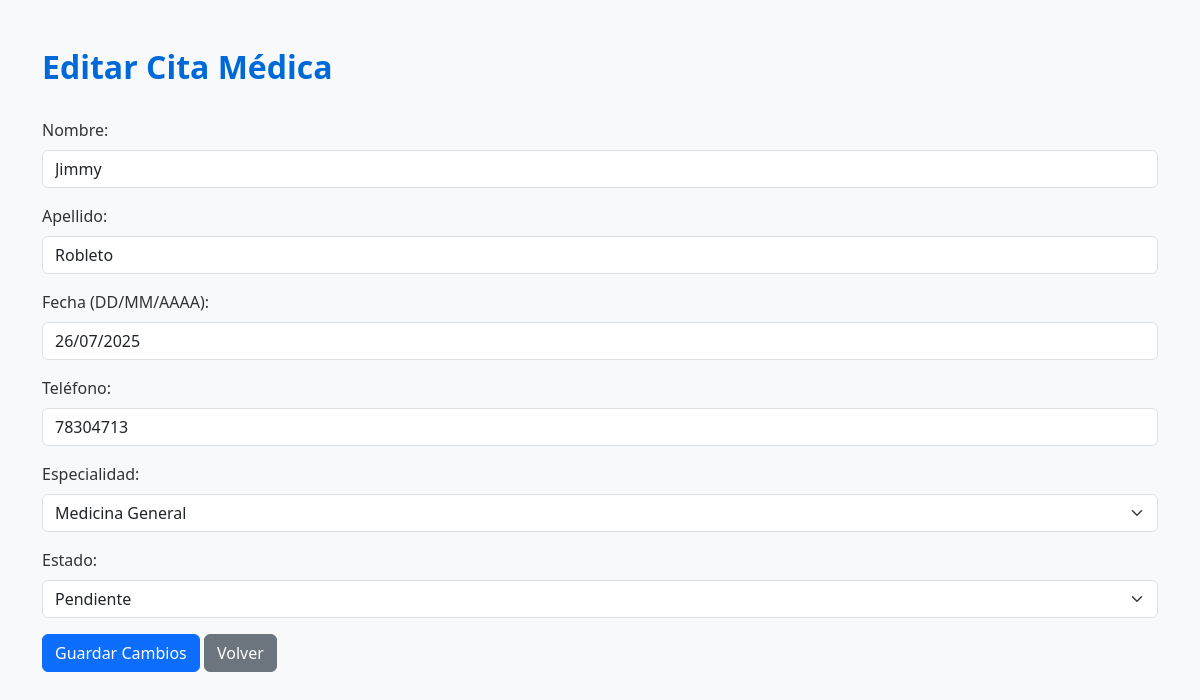
Page /editar/6 (signed in) on the committed database.
### app/models.py (models this page shows, shortened)
class Cita(db.Model):
    id = db.Column(db.Integer, primary_key=True)
    nombre = db.Column(db.String(100), nullable=False)
    apellido = db.Column(db.String(100), nullable=False)
    fecha = db.Column(db.Date, nullable=False)
    telefono = db.Column(db.String(20), nullable=True)
    especialidad = db.Column(db.String(100), nullable=False)
    estado = db.Column(db.String(20), nullable=False, default='pendiente')

### app/routes.py (the view, shortened to what this page needs)
@main.route('/editar/<int:id>', methods=['GET', 'POST'])
@login_required
def editar(id):
    cita = Cita.query.get_or_404(id)
    return render_template('editar.html', cita=cita)

### app/__init__.py (called while the page is built)
def create_app():
    app = Flask(__name__)
    app.config['SECRET_KEY'] = 'clave-super-secreta-123'
    BASE_DIR = os.path.abspath(os.path.dirname(__file__))
    DB_PATH = os.path.join(BASE_DIR, "..", "citas.db")
    app.config['SQLALCHEMY_DATABASE_URI'] = f"sqlite:///{DB_PATH}"
    app.config['SQLALCHEMY_TRACK_MODIFICATIONS'] = False
    app.config['SESSION_COOKIE_HTTPONLY'] = True
    app.config['SESSION_COOKIE_SECURE'] = False
    app.config['SESSION_COOKIE_SAMESITE'] = 'Lax'
    db.init_app(app)
    login_manager.init_app(app)
    csrf.init_app(app)  # <<--- ESTA LÍNEA ACTIVA CSRF GLOBALMENTE
    with app.app_context():
        db.create_all()
        from .models import Usuario
        @login_manager.user_loader
        def load_user(user_id):
            return Usuario.query.get(int(user_id))
    from .routes import main
    app.register_blueprint(main)
    return app

### app/templates/editar.html (shortened to what this page needs)
<!DOCTYPE html>
<html lang="es">
  <head>
    <link
      href="https://cdn.jsdelivr.net/npm/bootstrap@5.3.0/dist/css/bootstrap.min.css"
      rel="stylesheet"
    />
    <link
      rel="stylesheet"
      href="{{ url_for('static', filename='style.css') }}"
    />
  </head>
  <body class="container mt-5">
    <h2>Editar Cita Médica</h2>
    <form method="POST" class="needs-validation" novalidate>
      <div class="mb-3">
        <label for="nombre" class="form-label">Nombre:</label>
        <input
          type="text"
          class="form-control"
          id="nombre"
          name="nombre"
          value="{{ cita.nombre }}"
          required
        />
      </div>
      <div class="mb-3">
        <label for="apellido" class="form-label">Apellido:</label>
        <input
          type="text"
          class="form-control"
          id="apellido"
          name="apellido"
          value="{{ cita.apellido }}"
          required
        />
      </div>
      <div class="mb-3">
        <label for="fecha" class="form-label">Fecha (DD/MM/AAAA):</label>
        <input
          type="text"
          class="form-control"
          id="fecha"
          name="fecha"
          value="{{ cita.fecha.strftime('%d/%m/%Y') }}"
          required
          pattern="^(0[1-9]|[12][0-9]|3[01])/(0[1-9]|1[0-2])/([0-9]{4})$"
          title="Formato válido: DD/MM/AAAA"
        />
      </div>
      <div class="mb-3">
        <label for="telefono" class="form-label">Teléfono:</label>
        <input
          type="text"
          class="form-control"
          id="telefono"
          name="telefono"
          value="{{ cita.telefono or '' }}"
          required
          pattern="^\+?\d{8,15}$"
          title="Entre 8 y 15 dígitos. Puede comenzar con +"
        />
      </div>
      <div class="mb-3">
        <label for="especialidad" class="form-label">Especialidad:</label>
        <select
          class="form-select"
          id="especialidad"
          name="especialidad"
          required
        >
          <option value="Medicina General" {% if cita.especialidad == 'Medicina General' %}selected{% endif %}>Medicina General</option>
        </select>
      </div>
      <div class="mb-3">
        <label for="estado" class="form-label">Estado:</label>
        <select class="form-select" id="estado" name="estado" required>
          <option value="Pendiente" {% if cita.estado == 'Pendiente' %}selected{% endif %}>Pendiente</option>
        </select>
      </div>
      <button type="submit" class="btn btn-primary">Guardar Cambios</button>
      <a href="{{ url_for('main.index') }}" class="btn btn-secondary">Volver</a>
    </form>
  </body>
</html>

### app/static/style.css (style rules this page uses)
body { background-color: #f8f9fa; color: #333; font-family: 'Segoe UI', Tahoma, Geneva, Verdana, sans-serif; }
h2 { font-weight: bold; color: #0069d9; margin-bottom: 2rem; }

### rows in the picture
Cita: nombre "Jimmy", apellido "Robleto", fecha "26/07/2025", telefono "78304713", especialidad "Medicina General", estado "Pendiente"
